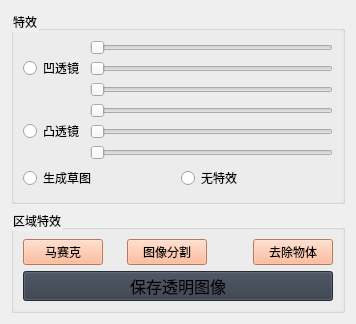
                                 <widget class="QWidget" name="tab_2">
                                  <attribute name="title">
                                   <string>特效</string>
                                  </attribute>
                                  <layout class="QVBoxLayout" name="verticalLayout_38" stretch="4,1">
                                   <item>
                                    <widget class="QGroupBox" name="groupBox_4">
                                     <property name="styleSheet">
                                      <string notr="true">color: rgb(0, 0, 0);
font: 12pt &quot;黑体&quot;;</string>
                                     </property>
                                     <property name="title">
                                      <string>特效</string>
                                     </property>
                                     <layout class="QVBoxLayout" name="verticalLayout_36">
                                      <item>
                                       <layout class="QHBoxLayout" name="horizontalLayout_16">
                                        <item>
                                         <widget class="QRadioButton" name="radioButton_AoTou">
                                          <property name="styleSheet">
                                           <string notr="true">color: rgb(0, 0, 0);
font: 12pt &quot;黑体&quot;;</string>
                                          </property>
                                          <property name="text">
                                           <string>凹透镜</string>
                                          </property>
                                         </widget>
                                        </item>
                                        <item>
                                         <layout class="QVBoxLayout" name="verticalLayout_30">
                                          <item>
                                           <widget class="QSlider" name="horizontalSlider_2">
                                            <property name="orientation">
                                             <enum>Qt::Horizontal</enum>
                                            </property>
                                           </widget>
                                          </item>
                                          <item>
                                           <widget class="QSlider" name="horizontalSlider_3">
                                            <property name="orientation">
                                             <enum>Qt::Horizontal</enum>
                                            </property>
                                           </widget>
                                          </item>
                                          <item>
                                           <widget class="QSlider" name="horizontalSlider_4">
                                            <property name="orientation">
                                             <enum>Qt::Horizontal</enum>
                                            </property>
                                           </widget>
                                          </item>
                                         </layout>
                                        </item>
                                       </layout>
                                      </item>
                                      <item>
                                       <layout class="QHBoxLayout" name="horizontalLayout_26">
                                        <item>
                                         <widget class="QRadioButton" name="radioButton_TuTou">
                                          <property name="styleSheet">
                                           <string notr="true">color: rgb(0, 0, 0);
font: 12pt &quot;黑体&quot;;</string>
                                          </property>
                                          <property name="text">
                                           <string>凸透镜</string>
                                          </property>
                                         </widget>
                                        </item>
                                        <item>
                                         <layout class="QVBoxLayout" name="verticalLayout_34">
                                          <item>
                                           <widget class="QSlider" name="horizontalSlider_5">
                                            <property name="orientation">
                                             <enum>Qt::Horizontal</enum>
                                            </property>
                                           </widget>
                                          </item>
                                          <item>
                                           <widget class="QSlider" name="horizontalSlider_6">
                                            <property name="orientation">
                                             <enum>Qt::Horizontal</enum>
                                            </property>
                                           </widget>
                                          </item>
                                          <item>
                                           <widget class="QSlider" name="horizontalSlider_7">
                                            <property name="orientation">
                                             <enum>Qt::Horizontal</enum>
                                            </property>
                                           </widget>
                                          </item>
                                         </layout>
                                        </item>
                                       </layout>
                                      </item>
                                      <item>
                                       <layout class="QHBoxLayout" name="horizontalLayout_27">
                                        <item>
                                         <widget class="QRadioButton" name="radioButton_CaoTu">
                                          <property name="styleSheet">
                                           <string notr="true">color: rgb(0, 0, 0);
font: 12pt &quot;黑体&quot;;</string>
                                          </property>
                                          <property name="text">
                                           <string>生成草图</string>
                                          </property>
                                         </widget>
                                        </item>
                                        <item>
                                         <widget class="QRadioButton" name="radioButton_NONE">
                                          <property name="styleSheet">
                                           <string notr="true">color: rgb(0, 0, 0);
font: 12pt &quot;黑体&quot;;</string>
                                          </property>
                                          <property name="text">
                                           <string>无特效</string>
                                          </property>
                                         </widget>
                                        </item>
                                       </layout>
                                      </item>
                                     </layout>
                                    </widget>
                                   </item>
                                   <item>
                                    <widget class="QGroupBox" name="groupBox_6">
                                     <property name="styleSheet">
                                      <string notr="true">color: rgb(0, 0, 0);
font: 12pt &quot;黑体&quot;;</string>
                                     </property>
                                     <property name="title">
                                      <string>区域特效</string>
                                     </property>
                                     <layout class="QVBoxLayout" name="verticalLayout_37">
                                      <item>
                                       <layout class="QHBoxLayout" name="horizontalLayout_28">
                                        <item>
                                         <widget class="QPushButton" name="pushButton_2">
                                          <property name="styleSheet">
                                           <string notr="true">background-color: rgb(255, 170, 127);</string>
                                          </property>
                                          <property name="text">
                                           <string>马赛克</string>
                                          </property>
                                         </widget>
                                        </item>
                                        <item>
                                         <spacer name="horizontalSpacer_6">
                                          <property name="orientation">
                                           <enum>Qt::Horizontal</enum>
                                          </property>
                                          <property name="sizeHint" stdset="0">
                                           <size>
                                            <width>18</width>
                                            <height>20</height>
                                           </size>
                                          </property>
                                         </spacer>
                                        </item>
                                        <item>
                                         <widget class="QPushButton" name="pushButton_3">
                                          <property name="styleSheet">
                                           <string notr="true">background-color: rgb(255, 170, 127);</string>
                                          </property>
                                          <property name="text">
                                           <string>图像分割</string>
                                          </property>
                                         </widget>
                                        </item>
                                        <item>
                                         <spacer name="horizontalSpacer_7">
                                          <property name="orientation">
                                           <enum>Qt::Horizontal</enum>
                                          </property>
                                          <property name="sizeHint" stdset="0">
                                           <size>
                                            <width>40</width>
                                            <height>20</height>
                                           </size>
                                          </property>
                                         </spacer>
                                        </item>
                                        <item>
                                         <widget class="QPushButton" name="pushButton_4">
                                          <property name="styleSheet">
                                           <string notr="true">background-color: rgb(255, 170, 127);</string>
                                          </property>
                                          <property name="text">
                                           <string>去除物体</string>
                                          </property>
                                         </widget>
                                        </item>
                                       </layout>
                                      </item>
                                      <item>
                                       <widget class="QPushButton" name="pushButton_fileSave_3">
                                        <property name="minimumSize">
                                         <size>
                                          <width>150</width>
                                          <height>30</height>
                                         </size>
                                        </property>
                                        <property name="font">
                                         <font>
                                          <family>黑体</family>
                                          <pointsize>12</pointsize>
                                          <italic>false</italic>
                                          <bold>false</bold>
                                         </font>
                                        </property>
                                        <property name="cursor">
                                         <cursorShape>PointingHandCursor</cursorShape>
                                        </property>
                                        <property name="styleSheet">
                                         <string notr="true">background-color: rgb(52, 59, 72);</string>
                                        </property>
                                        <property name="text">
                                         <string>保存透明图像</string>
                                        </property>
                                        <property name="icon">
                                         <iconset resource="resources.qrc">
                                          <normaloff>:/icons/images/icons/cil-folder.png</normaloff>:/icons/images/icons/cil-folder.png</iconset>
                                        </property>
                                       </widget>
                                      </item>
                                     </layout>
                                    </widget>
                                   </item>
                                  </layout>
                                 </widget>
